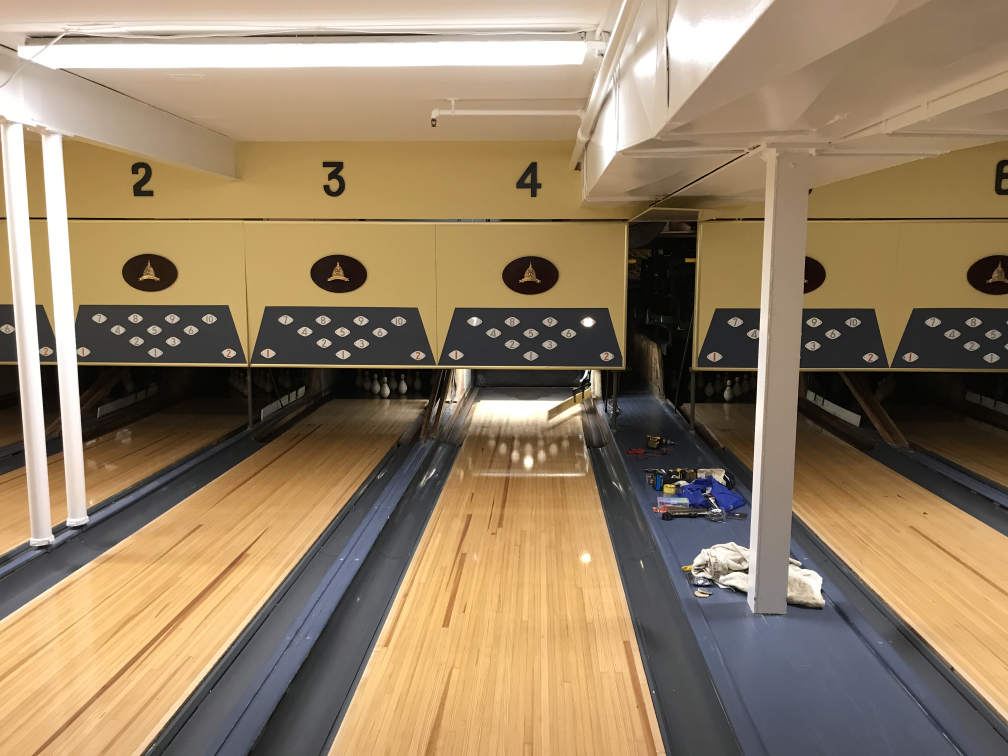
#> input picture IMG_0618.jpg, 4032 x 3024 px, given in place of video2d.h264, which was not available (shown at 1/4 size)
$ python green.py   (older library calls are emulated)
#> lines starting #> are read from the running program, lines starting #| are printed output that depends on the picture; after the words box and inside, x2 and y2 are one past the last pixel; in counts of white or black regions, pixels touching at a corner belong together; pictures that were not available may be replaced by others from this repository, and a replacement may not be noted
import cv2
import numpy as np
import time
setterPresent = False
cap = cv2.VideoCapture('../videos/video2d.h264')
frameNo  =0
while(1):
    # Take each frame
    _, frame = cap.read()
#> frame is the input picture: shape (3024, 4032, 3); mean B, G, R 100.3, 128.1, 148.8
    frameNo = frameNo+1
    if setterPresent:
        if firstSetterFrame + 34 > frameNo:
            continue
    # Convert BGR to HSV
    frame = frame[150:450, 650:1600]
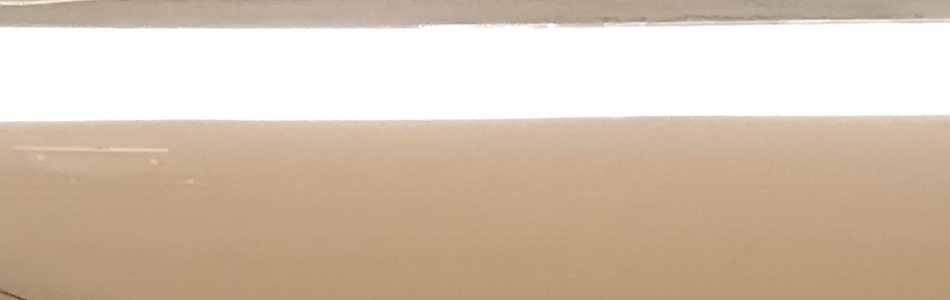
#> frame: shape (300, 950, 3); mean B, G, R 175.1, 194.5, 212.4
    hsv = cv2.cvtColor(frame, cv2.COLOR_BGR2HSV)
#> hsv: shape (300, 950, 3); mean H, S, V 15.9, 49.4, 212.4
    # define range of green color in HSV
    lower_green = np.array([65,60,60])
    upper_green = np.array([80,255,255])
    # Threshold the HSV image to get only green colors
    mask = cv2.inRange(hsv, lower_green, upper_green)
#> mask: shape (300, 950); every value is 0
    # Bitwise-AND mask and original image
    res = cv2.bitwise_and(frame,frame, mask=mask)
#> res: shape (300, 950, 3); every value is 0
    _,thrshed = cv2.threshold(cv2.cvtColor(res,cv2.COLOR_BGR2GRAY),3,255,cv2.THRESH_BINARY)
    _,contours,_ = cv2.findContours(thrshed,cv2.RETR_LIST,cv2.CHAIN_APPROX_SIMPLE)
#> contours = []
    setterPresent = False
    area = 0
    for cnt in contours:
        #Contour area is taken
        area = cv2.contourArea(cnt) +area
#> this loop made 0 passes
#> after the loop, area = 0
    if area >1000:
        setterPresent = True
        firstSetterFrame = frameNo
    if setterPresent:
        print("Green", area, frameNo)
    else:
        firstSetterFrame = 0

    cv2.imshow('frame',frame)

cap.release()
cv2.destroyAllWindows()

$ run again, on clean_pins.jpg
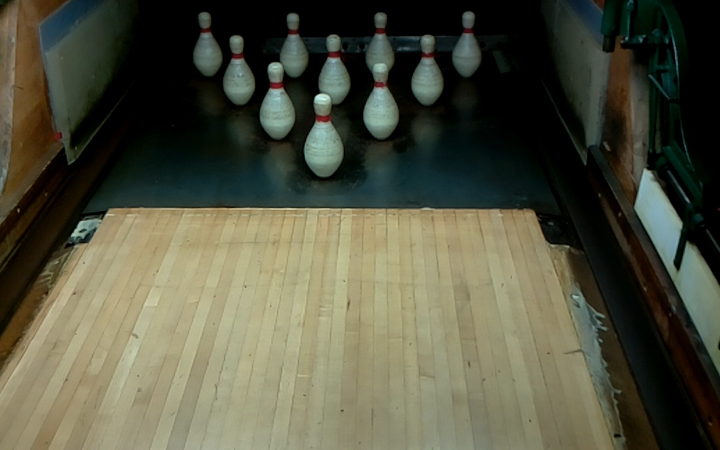
#> input picture clean_pins.jpg, 1440 x 900 px, given in place of video2d.h264, which was not available (shown at 1/2 size)
#> frame is the input picture: shape (900, 1440, 3); mean B, G, R 65, 83.6, 83
#> `frame = frame[150:450, 650:1600]`:
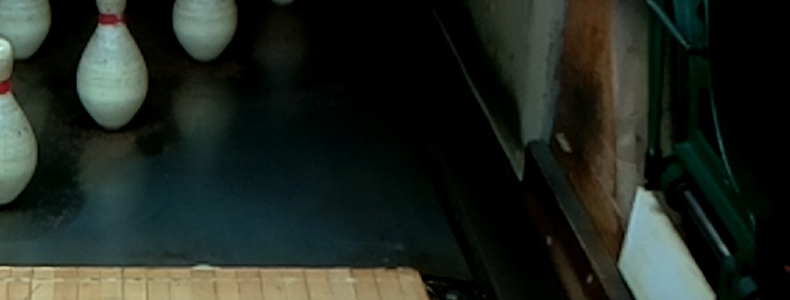
#> frame: shape (300, 790, 3); mean B, G, R 33, 39.9, 32.8
#> hsv: shape (300, 790, 3); mean H, S, V 48.6, 115.6, 41.9
#> `mask = cv2.inRange(hsv, lower_green, upper_green)`:
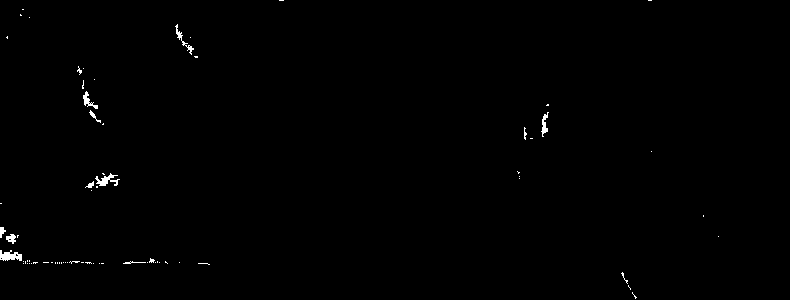
#> mask: shape (300, 790); 0.44% white; 72 white regions (61 under 20 px)
#> contours = 79 contours, 71 with area under 20; largest, box (x1, y1, x2, y2) and area: (0, 250, 22, 261) 128, (95, 173, 120, 186) 94, (83, 91, 98, 109) 66, (541, 112, 549, 137) 58, (175, 24, 194, 55) 54, (6, 234, 16, 244) 48, (0, 227, 6, 238) 26, (89, 110, 101, 123) 23
#> the loop `for cnt in contours:` made 79 passes
#> (cnt, area) on passes 33, 34, 35, 36, 38, 42, 43, 46: ([[25, 261], [25, 263]], 25), ([[23, 261]], 25), ([[29, 260], [29, 261]], 25), ([[27, 260], [27, 261]], 25), ([[0, 258], [1, 257], [2, 258], [1, 259]], 37), ([[718, 236]], 174.5), ([[17, 235], [17, 237], [17, 236], [18, 235]], 175), ([[703, 215], [703, 216]], 248.5)
#> after the loop `for cnt in contours:`: area = 596.5
